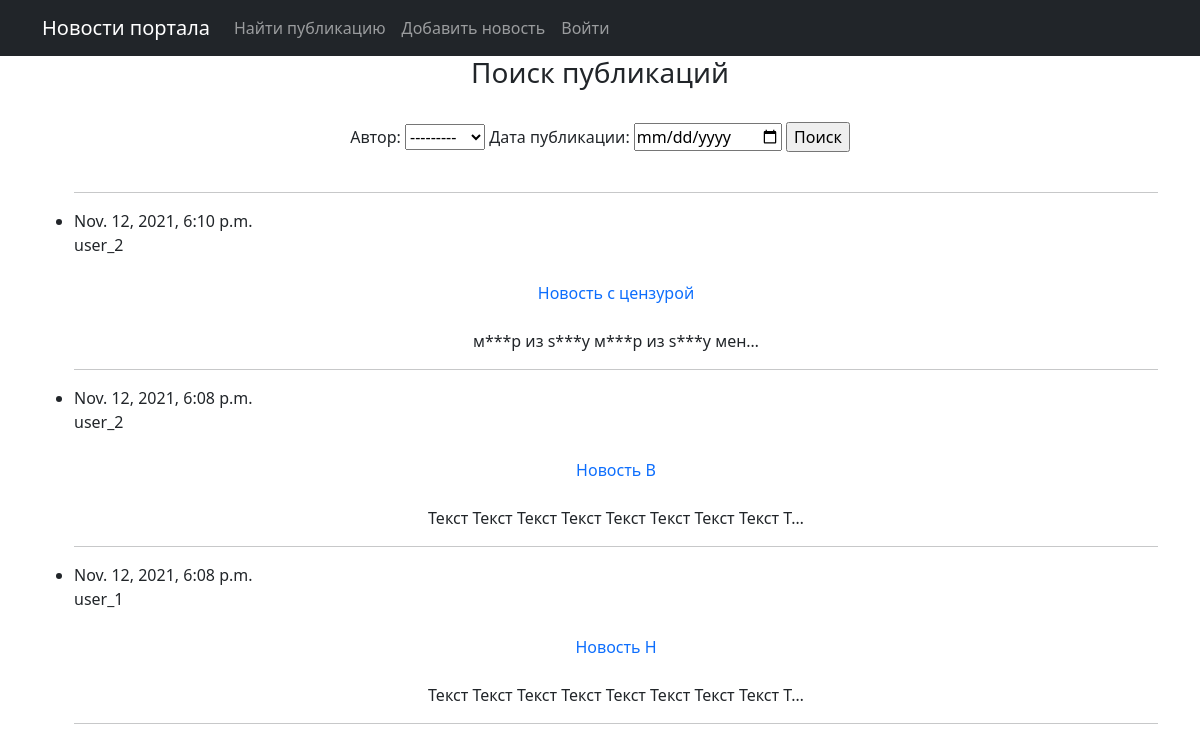
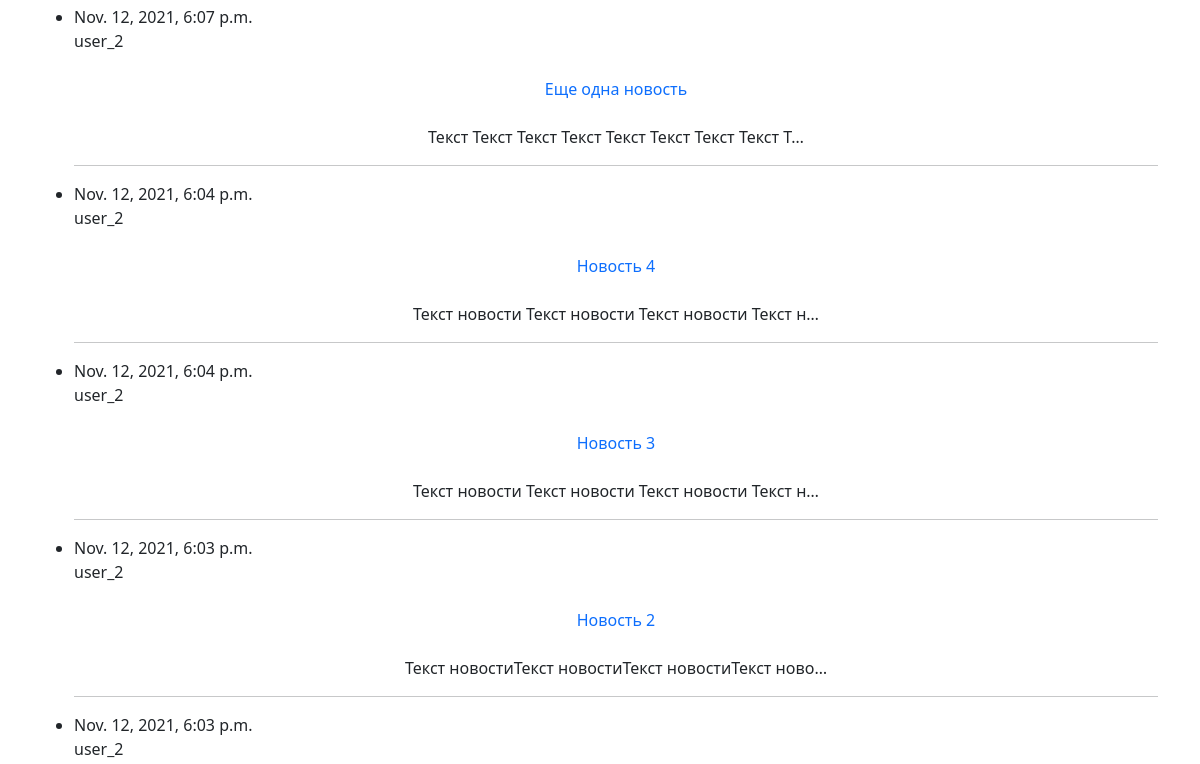
Before: /search (upper part) with the older database file (2 pictures, top to bottom).
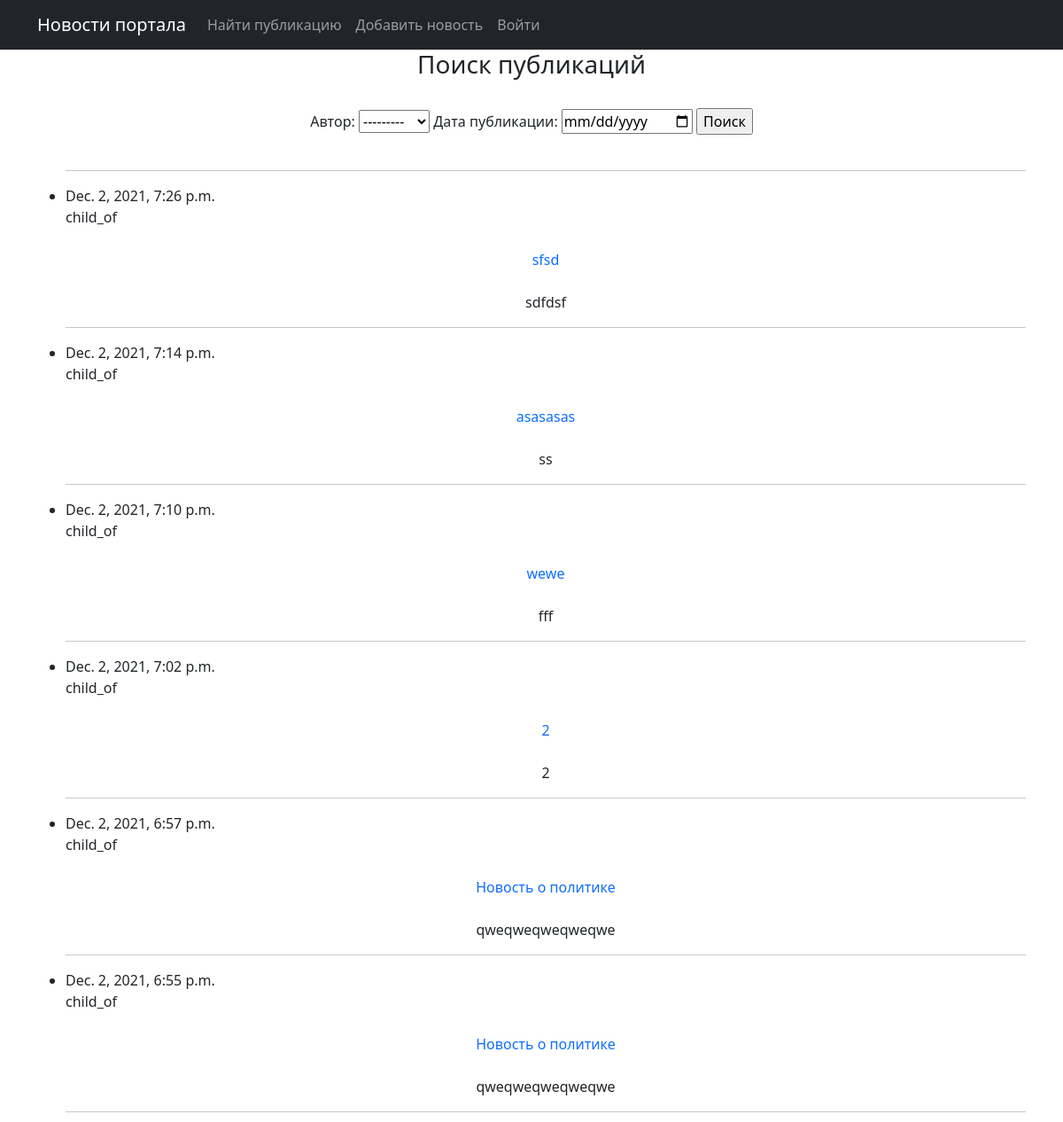
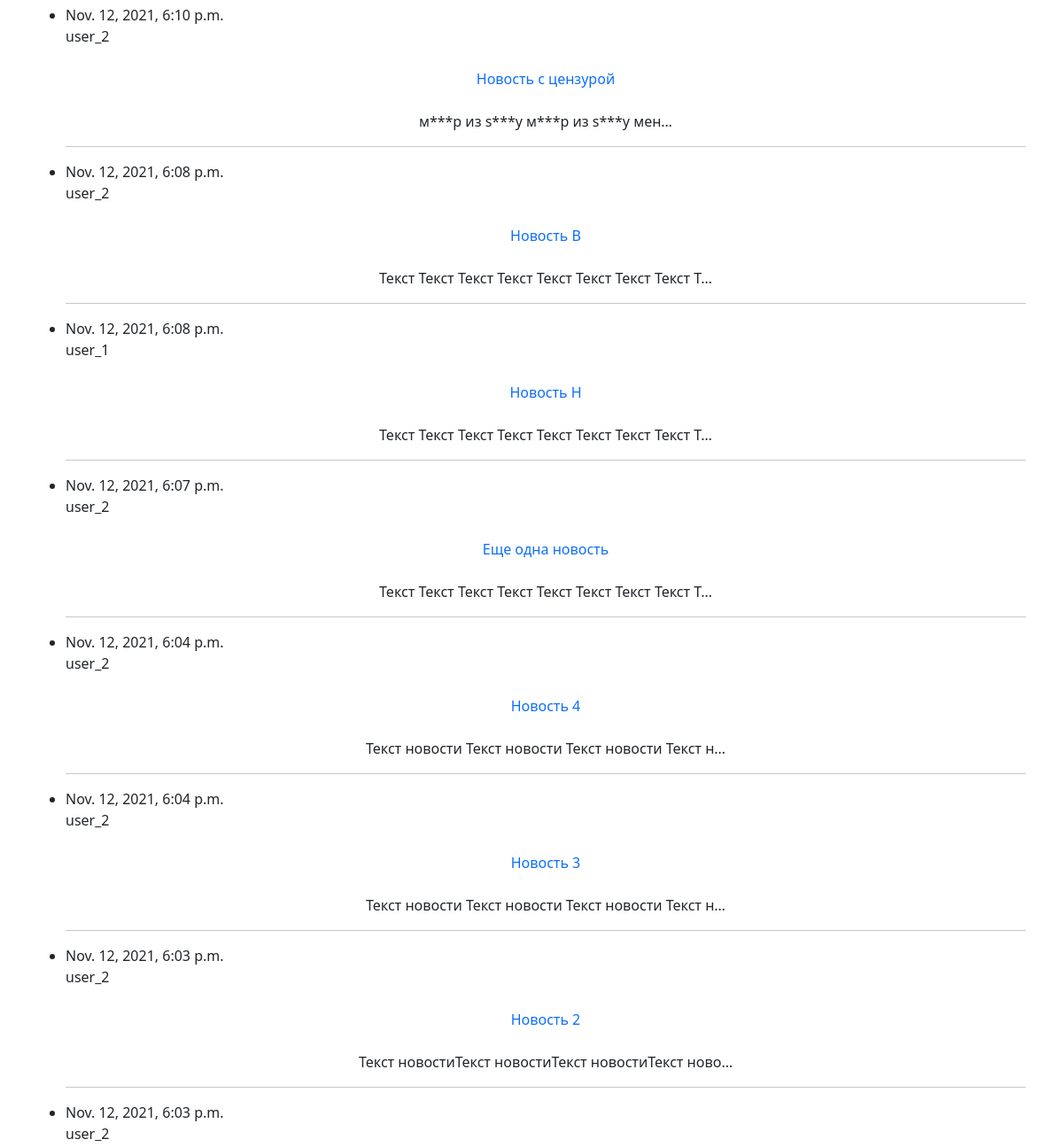
After: the same page with the newer database file (2 pictures, top to bottom).
### news/models.py (models this page shows, shortened)
class Post(models.Model):
    article = "AR"
    news = "NW"
    POST_TYPE = [(article, 'Статья'), (news, 'Новость')]
    id_author = models.ForeignKey(Author, on_delete=models.CASCADE)
    type = models.CharField(max_length=2, choices=POST_TYPE, default=article)
    created = models.DateTimeField(auto_now_add=True)
    id_post_category = models.ManyToManyField(Category, through="PostCategory")
    header = models.CharField(max_length=255)
    text = models.TextField()
    rating = models.IntegerField(default=0)

class Author(models.Model):
    id_user = models.OneToOneField(User, on_delete=models.CASCADE)
    rating = models.IntegerField(default=0)
    def __str__(self):
        return self.id_user.username

### news/views.py (the view)
# urls.py: path('search', SearchList.as_view()),
class SearchList(PostList):
    template_name = 'search.html'
    def get_context_data(self, **kwargs):
        context = super().get_context_data(**kwargs)
        context['filter'] = PostFilter(self.request.GET, queryset=self.get_queryset())
        return context

### news/templatetags/news_filters.py (called while the page is built)
@register.filter(name='censor')
def censor(value):
    if isinstance(value, str):
        result = str(value)
        for key in censor_dict.keys():
            result = result.replace(key, censor_dict[key])
        return result
    else:
        raise ValueError(f'Нельзя отфильтровать тип, отличный от {type(value)}')

### news/views.py (called while the page is built)
    def get_context_data(self, **kwargs):
        context = super().get_context_data(**kwargs)
        context['is_not_author'] = not self.request.user.groups.filter(name='authors').exists()
        return context

### templates/search.html (shortened to what this page needs)
{% extends 'flatpages/default.html' %}
{% load news_filters %}
{% block content %}
    <h3>Поиск публикаций</h3>
    <br>
    <form method="GET">
        {{ filter.form }}
        <input type="submit" value="Поиск">
    </form>
    <br>
    {% if postList %}
        <ul>
        {% for record in filter.qs %}
            <hr>
            <li>
                <p align="left">
                    {{ record.created }}<br>{{ record.id_author }}
                </p>
                <p>
                    <a class="nav-link" href="/post/{{ record.pk }}">{{ record.header|censor }}</a>
                </p>
                <p>
                    {{ record.text|truncatechars:50|censor }}
                </p>
            </li>
        {% endfor %}
        </ul>
    {% else %}
        <h3>Новостей нет =(</h3>
    {% endif %}
{% endblock content %}

Changed rows visible on the page:
added Post: created "Dec. 2, 2021, 7:26 p.m.", id_author "child_of", header|censor "sfsd", text|censor "sdfdsf"
added Post: created "Dec. 2, 2021, 7:14 p.m.", id_author "child_of", header|censor "asasasas", text|censor "ss"
added Post: created "Dec. 2, 2021, 7:10 p.m.", id_author "child_of", header|censor "wewe", text|censor "fff"
added Post: created "Dec. 2, 2021, 7:02 p.m.", id_author "child_of", header|censor "2", text|censor "2"
added Post: created "Dec. 2, 2021, 6:57 p.m.", id_author "child_of", header|censor "Новость о политике", text|censor "qweqweqweqweqwe"
added Post: created "Dec. 2, 2021, 6:55 p.m.", id_author "child_of", header|censor "Новость о политике", text|censor "qweqweqweqweqwe"
